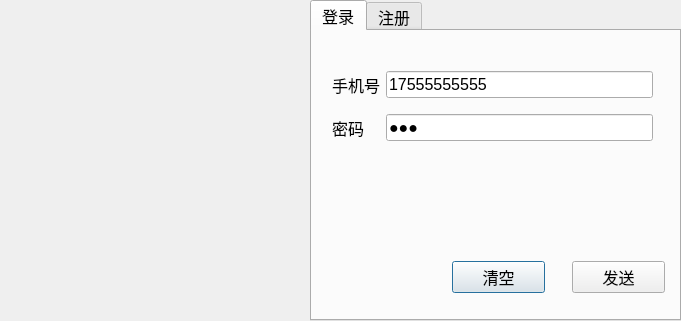
<?xml version="1.0" encoding="UTF-8"?>
<ui version="4.0">
 <class>LoginDialog</class>
 <widget class="QDialog" name="LoginDialog">
  <property name="geometry">
   <rect>
    <x>0</x>
    <y>0</y>
    <width>681</width>
    <height>321</height>
   </rect>
  </property>
  <property name="minimumSize">
   <size>
    <width>681</width>
    <height>321</height>
   </size>
  </property>
  <property name="maximumSize">
   <size>
    <width>681</width>
    <height>321</height>
   </size>
  </property>
  <property name="font">
   <font>
    <pointsize>10</pointsize>
   </font>
  </property>
  <property name="windowTitle">
   <string>Dialog</string>
  </property>
  <widget class="QLabel" name="pb_icon">
   <property name="geometry">
    <rect>
     <x>0</x>
     <y>0</y>
     <width>311</width>
     <height>321</height>
    </rect>
   </property>
   <property name="text">
    <string/>
   </property>
   <property name="textFormat">
    <enum>Qt::AutoText</enum>
   </property>
   <property name="pixmap">
    <pixmap resource="resource.qrc">:/tb/ysxs.png</pixmap>
   </property>
   <property name="scaledContents">
    <bool>true</bool>
   </property>
  </widget>
  <widget class="QTabWidget" name="tw_page">
   <property name="geometry">
    <rect>
     <x>310</x>
     <y>0</y>
     <width>371</width>
     <height>321</height>
    </rect>
   </property>
   <property name="font">
    <font>
     <pointsize>12</pointsize>
    </font>
   </property>
   <property name="currentIndex">
    <number>0</number>
   </property>
   <widget class="QWidget" name="tab_login">
    <attribute name="title">
     <string>登录</string>
    </attribute>
    <widget class="QPushButton" name="pb_clear">
     <property name="geometry">
      <rect>
       <x>140</x>
       <y>230</y>
       <width>93</width>
       <height>32</height>
      </rect>
     </property>
     <property name="text">
      <string>清空</string>
     </property>
    </widget>
    <widget class="QPushButton" name="pb_login">
     <property name="geometry">
      <rect>
       <x>260</x>
       <y>230</y>
       <width>93</width>
       <height>32</height>
      </rect>
     </property>
     <property name="text">
      <string>发送</string>
     </property>
    </widget>
    <widget class="QWidget" name="layoutWidget">
     <property name="geometry">
      <rect>
       <x>20</x>
       <y>30</y>
       <width>321</width>
       <height>91</height>
      </rect>
     </property>
     <layout class="QGridLayout" name="gridLayout">
      <item row="0" column="0">
       <widget class="QLabel" name="lb_tel">
        <property name="text">
         <string>手机号</string>
        </property>
       </widget>
      </item>
      <item row="0" column="1">
       <widget class="QLineEdit" name="le_tel">
        <property name="text">
         <string>17555555555</string>
        </property>
       </widget>
      </item>
      <item row="1" column="0">
       <widget class="QLabel" name="lb_password">
        <property name="text">
         <string>密码</string>
        </property>
       </widget>
      </item>
      <item row="1" column="1">
       <widget class="QLineEdit" name="le_password">
        <property name="text">
         <string>123</string>
        </property>
        <property name="echoMode">
         <enum>QLineEdit::Password</enum>
        </property>
       </widget>
      </item>
     </layout>
    </widget>
   </widget>
   <widget class="QWidget" name="tab_register">
    <attribute name="title">
     <string>注册</string>
    </attribute>
    <widget class="QWidget" name="layoutWidget">
     <property name="geometry">
      <rect>
       <x>20</x>
       <y>30</y>
       <width>321</width>
       <height>171</height>
      </rect>
     </property>
     <layout class="QGridLayout" name="gridLayout_2">
      <item row="1" column="1">
       <widget class="QLineEdit" name="le_password_register">
        <property name="text">
         <string>123</string>
        </property>
        <property name="echoMode">
         <enum>QLineEdit::Password</enum>
        </property>
       </widget>
      </item>
      <item row="0" column="0">
       <widget class="QLabel" name="lb_tel_register">
        <property name="text">
         <string>手机号</string>
        </property>
       </widget>
      </item>
      <item row="3" column="0">
       <widget class="QLabel" name="lb_name_register">
        <property name="text">
         <string>昵称</string>
        </property>
       </widget>
      </item>
      <item row="2" column="1">
       <widget class="QLineEdit" name="le_confirm_register">
        <property name="text">
         <string>123</string>
        </property>
        <property name="echoMode">
         <enum>QLineEdit::Password</enum>
        </property>
       </widget>
      </item>
      <item row="0" column="1">
       <widget class="QLineEdit" name="le_tel_register">
        <property name="text">
         <string>17555555555</string>
        </property>
       </widget>
      </item>
      <item row="1" column="0">
       <widget class="QLabel" name="lb_password_register">
        <property name="text">
         <string>密码</string>
        </property>
       </widget>
      </item>
      <item row="2" column="0">
       <widget class="QLabel" name="lb_confirm_register">
        <property name="text">
         <string>确认密码</string>
        </property>
       </widget>
      </item>
      <item row="3" column="1">
       <widget class="QLineEdit" name="le_name_register">
        <property name="text">
         <string> 小孙</string>
        </property>
       </widget>
      </item>
     </layout>
    </widget>
    <widget class="QPushButton" name="pb_clear_register">
     <property name="geometry">
      <rect>
       <x>140</x>
       <y>230</y>
       <width>93</width>
       <height>32</height>
      </rect>
     </property>
     <property name="text">
      <string>清空</string>
     </property>
    </widget>
    <widget class="QPushButton" name="pb_register">
     <property name="geometry">
      <rect>
       <x>260</x>
       <y>230</y>
       <width>93</width>
       <height>32</height>
      </rect>
     </property>
     <property name="text">
      <string>发送</string>
     </property>
    </widget>
   </widget>
  </widget>
 </widget>
 <tabstops>
  <tabstop>le_tel_register</tabstop>
  <tabstop>le_password_register</tabstop>
  <tabstop>le_confirm_register</tabstop>
  <tabstop>le_name_register</tabstop>
  <tabstop>pb_register</tabstop>
  <tabstop>pb_clear_register</tabstop>
  <tabstop>tw_page</tabstop>
  <tabstop>le_tel</tabstop>
  <tabstop>le_password</tabstop>
  <tabstop>pb_login</tabstop>
  <tabstop>pb_clear</tabstop>
 </tabstops>
 <resources>
  <include location="resource.qrc"/>
 </resources>
 <connections/>
</ui>
